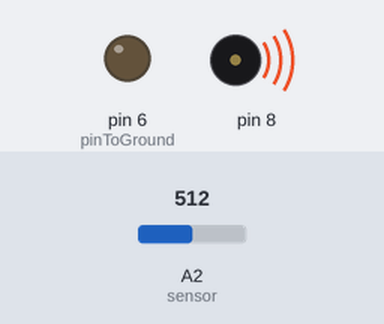
Simulated run of this sketch. Board: Arduino Uno, built with avr-gcc and run on an emulated ATmega328P. Shown: output pins drawn as LEDs (lit = HIGH), buzzer (waves = sounding). The test bench sets the inputs (shaded band); at power-on: A2 (sensor) = 512. What the sketch prints to the serial monitor is not drawn.

Above: at 0.1 s.
At 1.4 s:
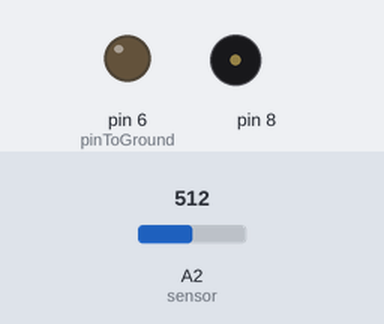
1.5 s: A2 (sensor) set to 532
4.5 s: A2 (sensor) set to 564
Timing chart, 0 to 7.5 s (numbered marks = the images above; inputs shaded):
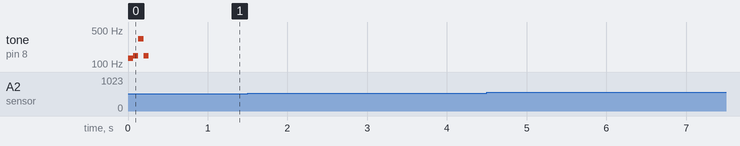

Measured:
- after the input at 1.5 s, every drawn part: stays the same
- after the input at 4.5 s, every drawn part: stays the same

The sketch:

heart_data.ino
```cpp
#include "pitches.h" //file where are contained the information to play the notes
int noteDuration = 50;
int pinToGround = 6;
bool notePlayed = false;
int period = 0;
int periods[10];
int periodsCount = 0;
int currentBPM = 33; //33 is a code that are used when arduino data are not correct or still not available
int melody[] = {NOTE_C3, NOTE_D3, NOTE_E4, NOTE_D3};
int noteDurations[] = {8,8,8,8};
int lastVals[25];//array that contains the present and the 29 previous samples

void setup() {
  pinMode(pinToGround, OUTPUT);//initialization of the pin that is used as GND
  Serial.begin(9600);//Serial initialization
  for (int thisNote = 0; thisNote < 4; thisNote++){ //this iteration is useful to play the starting notes
    int noteDur = 1000/noteDurations[thisNote];
    tone(8, melody[thisNote], noteDur);
    int pauseBetweenNotes = noteDuration * 1.30;
    delay(pauseBetweenNotes);
    noTone(8);
  }
}

void loop() {
  int val = analogRead(A2);//reading from the heart rate sensor pin
  if (val < 999 && val > 550){
    Serial.print(String(val) + String(currentBPM) + "E"); //building of the serial message sent to processing
  }
  else {
    Serial.print("NVVE");//the Not Valid Values is used to say to processing that the current value picked up from the sensor is not in a correct range.
  }

  if (isPeak(lastVals[0], val) && !notePlayed && val>780){
    periods[periodsCount] = period;//array that contains the last periods (time distance from each peak)
    periodsCount++;
    if(periodsCount == 9){
      noTone(8);
      int BPM = computeBPM(periods);//function that computes the BPM
      if(BPM > 40 && BPM < 150){
        currentBPM = BPM;
      }
      else{
        currentBPM = 33;
      }
      periodsCount = 0;
    }
    period = 0;
    tone(8,NOTE_C7, noteDuration);//generation of the note played in presence of a peak
    delay(12);//delay applied to the loop function
    //noTone(8);
    notePlayed = true;
  }
  else{
    if (endPeak(lastVals[0], val) && val< 760){
      notePlayed = false;
      }
    period = period + 12;
    delay(12);
  }
  for (int i = 0; i<24; i++){
    lastVals[i] = lastVals[i+1];
  }
  lastVals[24] = val;
}

int computeBPM(int arr[]){
  int sum = 0;
  int BPMS = 0;
  for (int i = 0; i<10; i++){
    BPMS = BPMS + (60000/arr[i]);
  }
  return(BPMS/10);
}

bool isPeak (int last, int current){//function that detects a peak
  int difference = current - last;
  bool isPeak = false;
  if (difference >= 80){
    isPeak = true;
  }
  return isPeak;
}

bool endPeak(int last, int current){//function that detects the end of a peak
  int difference = last - current;
  bool endPeak = false;
  if (difference >= 80){
    endPeak = true;
  }
  return endPeak;
}
```

pitches.h
```cpp
#define NOTE_B0  31
#define NOTE_C1  33
#define NOTE_CS1 35
#define NOTE_D1  37
#define NOTE_DS1 39
#define NOTE_E1  41
#define NOTE_F1  44
#define NOTE_FS1 46
#define NOTE_G1  49
#define NOTE_GS1 52
#define NOTE_A1  55
#define NOTE_AS1 58
#define NOTE_B1  62
#define NOTE_C2  65
#define NOTE_CS2 69
#define NOTE_D2  73
#define NOTE_DS2 78
#define NOTE_E2  82
#define NOTE_F2  87
#define NOTE_FS2 93
#define NOTE_G2  98
#define NOTE_GS2 104
#define NOTE_A2  110
#define NOTE_AS2 117
#define NOTE_B2  123
#define NOTE_C3  131
#define NOTE_CS3 139
#define NOTE_D3  147
#define NOTE_DS3 156
#define NOTE_E3  165
#define NOTE_F3  175
#define NOTE_FS3 185
#define NOTE_G3  196
#define NOTE_GS3 208
#define NOTE_A3  220
#define NOTE_AS3 233
#define NOTE_B3  247
#define NOTE_C4  262
#define NOTE_CS4 277
#define NOTE_D4  294
#define NOTE_DS4 311
#define NOTE_E4  330
#define NOTE_F4  349
#define NOTE_FS4 370
#define NOTE_G4  392
#define NOTE_GS4 415
#define NOTE_A4  440
#define NOTE_AS4 466
#define NOTE_B4  494
#define NOTE_C5  523
#define NOTE_CS5 554
#define NOTE_D5  587
#define NOTE_DS5 622
#define NOTE_E5  659
#define NOTE_F5  698
#define NOTE_FS5 740
#define NOTE_G5  784
#define NOTE_GS5 831
#define NOTE_A5  880
#define NOTE_AS5 932
#define NOTE_B5  988
#define NOTE_C6  1047
#define NOTE_CS6 1109
#define NOTE_D6  1175
#define NOTE_DS6 1245
#define NOTE_E6  1319
#define NOTE_F6  1397
#define NOTE_FS6 1480
#define NOTE_G6  1568
#define NOTE_GS6 1661
#define NOTE_A6  1760
#define NOTE_AS6 1865
#define NOTE_B6  1976
#define NOTE_C7  2093
#define NOTE_CS7 2217
#define NOTE_D7  2349
#define NOTE_DS7 2489
#define NOTE_E7  2637
#define NOTE_F7  2794
#define NOTE_FS7 2960
#define NOTE_G7  3136
#define NOTE_GS7 3322
#define NOTE_A7  3520
#define NOTE_AS7 3729
#define NOTE_B7  3951
#define NOTE_C8  4186
#define NOTE_CS8 4435
#define NOTE_D8  4699
#define NOTE_DS8 4978
```
